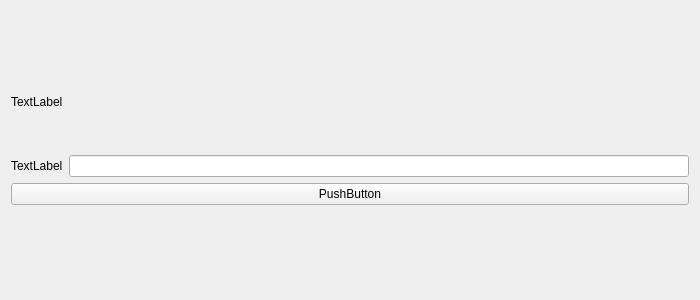
<?xml version="1.0" encoding="UTF-8"?>
<ui version="4.0">
 <class>ConfigCreator</class>
 <widget class="QWidget" name="ConfigCreator">
  <property name="geometry">
   <rect>
    <x>0</x>
    <y>0</y>
    <width>700</width>
    <height>300</height>
   </rect>
  </property>
  <property name="sizePolicy">
   <sizepolicy hsizetype="Preferred" vsizetype="Preferred">
    <horstretch>0</horstretch>
    <verstretch>0</verstretch>
   </sizepolicy>
  </property>
  <property name="minimumSize">
   <size>
    <width>700</width>
    <height>300</height>
   </size>
  </property>
  <property name="maximumSize">
   <size>
    <width>700</width>
    <height>300</height>
   </size>
  </property>
  <property name="windowTitle">
   <string>Form</string>
  </property>
  <layout class="QVBoxLayout" name="verticalLayout">
   <item>
    <spacer name="verticalSpacer_2">
     <property name="orientation">
      <enum>Qt::Vertical</enum>
     </property>
     <property name="sizeHint" stdset="0">
      <size>
       <width>20</width>
       <height>40</height>
      </size>
     </property>
    </spacer>
   </item>
   <item alignment="Qt::AlignLeft|Qt::AlignTop">
    <widget class="QLabel" name="label_explanation">
     <property name="text">
      <string>TextLabel</string>
     </property>
    </widget>
   </item>
   <item>
    <spacer name="verticalSpacer_3">
     <property name="orientation">
      <enum>Qt::Vertical</enum>
     </property>
     <property name="sizeType">
      <enum>QSizePolicy::Minimum</enum>
     </property>
     <property name="sizeHint" stdset="0">
      <size>
       <width>20</width>
       <height>40</height>
      </size>
     </property>
    </spacer>
   </item>
   <item>
    <layout class="QHBoxLayout" name="horizontalLayout">
     <item>
      <widget class="QLabel" name="label_sids">
       <property name="text">
        <string>TextLabel</string>
       </property>
      </widget>
     </item>
     <item>
      <widget class="QLineEdit" name="text_sids"/>
     </item>
    </layout>
   </item>
   <item>
    <widget class="QPushButton" name="btn_ok">
     <property name="text">
      <string>PushButton</string>
     </property>
    </widget>
   </item>
   <item>
    <spacer name="verticalSpacer">
     <property name="orientation">
      <enum>Qt::Vertical</enum>
     </property>
     <property name="sizeHint" stdset="0">
      <size>
       <width>20</width>
       <height>40</height>
      </size>
     </property>
    </spacer>
   </item>
  </layout>
 </widget>
 <resources/>
 <connections/>
</ui>
